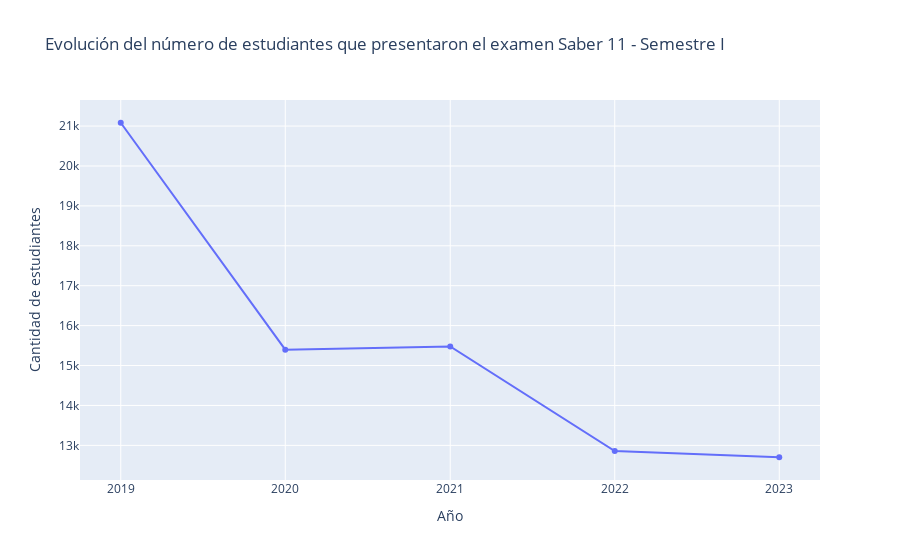

Notebook code cell kept with this figure:
### Code cell
import plotly.graph_objects as go


# Ordenación de los datos por periodo

df_def_SB11 = df_def_SB11.sort_values(by='PERIODO')

# Agrupamos y contamos la cantidad de estudaintes por periodo

estudiantes_por_periodo = df_def_SB11.groupby('PERIODO')['ESTU_CONSECUTIVO'].count()

# Obtener el índice como objeto DatetimeIndex

periodo_index = pd.DatetimeIndex(estudiantes_por_periodo.index)

# Extracción de los años para convertirlos en una lista

años = periodo_index.year.tolist()

# Creación del gráfico interactivo de líneas con Plotly

fig = go.Figure()

# Agregar los datos al gráfico

fig.add_trace(go.Scatter(x=estudiantes_por_periodo.index, y=estudiantes_por_periodo.values, mode='lines+markers', name='Cantidad de estudiantes'))

# Configuración del diseño del gráfico

fig.update_layout(
    title='Evolución del número de estudiantes que presentaron el examen Saber 11 - Semestre I',
    xaxis_title='Año',
    yaxis_title='Cantidad de estudiantes',
    xaxis=dict(
        tickvals=años,
        ticktext=años
    )
)

# Agregar etiquetas al pasar el mouse sobre los puntos

fig.update_traces(hovertemplate='Año: %{x}<br>Cantidad de estudiantes: %{y}')

# Mostrar el gráfico interactivo

fig.show()

### Figure 1 — Plotly figure (JSON) as saved in the notebook; plotly's stock layout.template omitted (floating-point values rounded to 4 significant figures)
{"data": [{"hovertemplate": "Año: %{x}<br>Cantidad de estudiantes: %{y}", "mode": "lines+markers", "name": "Cantidad de estudiantes", "type": "scatter", "x": ["2019-01-01", "2020-01-01", "2021-01-01", "2022-01-01", "2023-01-01"], "y": [21083, 15398, 15476, 12859, 12702]}], "layout": {"title": {"text": "Evolución del número de estudiantes que presentaron el examen Saber 11 - Semestre I"}, "xaxis": {"ticktext": [2019, 2020, 2021, 2022, 2023], "tickvals": [2019, 2020, 2021, 2022, 2023], "title": {"text": "Año"}}, "yaxis": {"title": {"text": "Cantidad de estudiantes"}}}}
